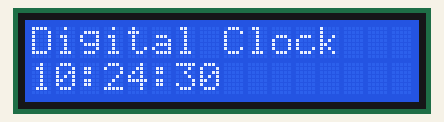
Bench run of a sketch on a simulated ESP32. Parts: 16×2 character LCD. The local clock reads 2024-03-15 10:24:30 at power-on unless the sketch sets it.

Above: at 0.1 s.
At 4.2 s:
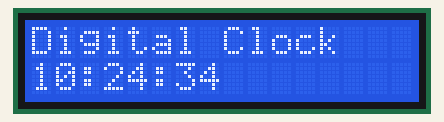
At 9.2 s:
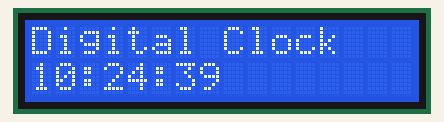
At 19.3 s:
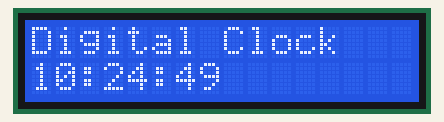
At 28.4 s:
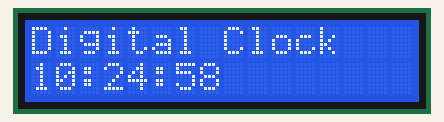
At 38.5 s:
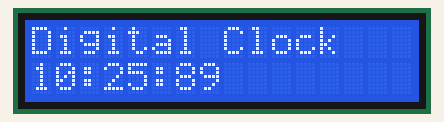

Measured:
- what the display in image 1 shows lasts 1.0 s, from 4.1 s to 5.1 s

The sketch:

sketch.ino
```cpp
#include <Wire.h>              // Include Wire library for I2C communication
#include <LiquidCrystal_I2C.h>  // Include library for LCD
#include <RTClib.h>             // Include the RTC library for DS1307

// Create an object for the DS1307 RTC module
RTC_DS1307 rtc;

// Create an object for the LCD (I2C Address: 0x27, 16x2 LCD)
LiquidCrystal_I2C lcd(0x27, 16, 2);

void setup() {
  // Initialize Serial Monitor for debugging
  Serial.begin(115200);

  // Initialize the DS1307 RTC module
  if (!rtc.begin()) {
    Serial.println("Couldn't find RTC");
    while (1);  // Halt if the RTC is not connected
  }

  // Set the RTC time only if the time has not been set before
  // You can uncomment this line to set the time the first time you run the program
  // rtc.adjust(DateTime(F(__DATE__), F(__TIME__)));  // Set to the compile time

  // Initialize the LCD and turn on the backlight
  lcd.begin(16, 2);
  lcd.backlight();
  lcd.setCursor(0, 0);
  lcd.print("Digital Clock");
}

void loop() {
  // Get the current date and time from the DS1307 RTC
  DateTime now = rtc.now();

  // Display the current time on the LCD
  lcd.setCursor(0, 1);  // Set cursor to the second row
  lcd.print(now.hour(), DEC);   // Display hour
  lcd.print(":");
  lcd.print(now.minute(), DEC); // Display minute
  lcd.print(":");
  lcd.print(now.second(), DEC); // Display second

  delay(1000);  // Update every 1 second
}
```
